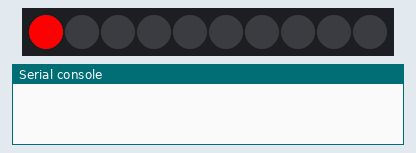
This program was run on a simulated MicroPython board. Shown: 10 RGB LEDs in strip order, left to right, the last lines printed to the serial console. At 29.0 s the program stops and its outputs stay as they are.

Above: at 0.1 s.
At 9.1 s:
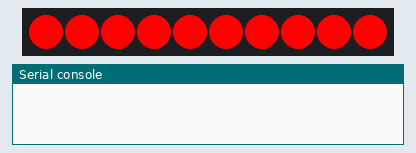
At 14.1 s:
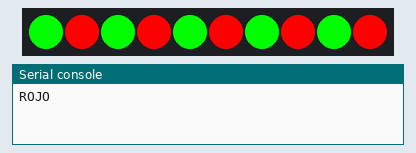
At 18.1 s:
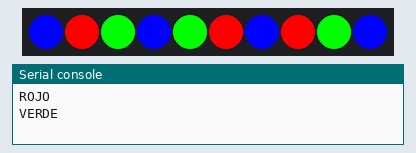
At 23.1 s:
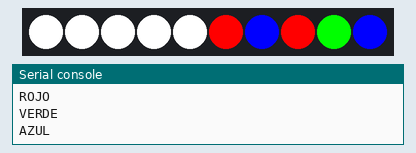
At 28.1 s:
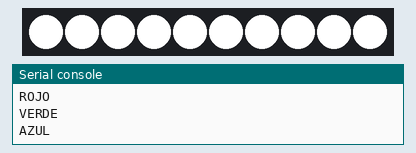

The program:

neopixel_RGB.py
```python
import machine, neopixel, time

numero_leds=10
pin_salida=15

np = neopixel.NeoPixel(machine.Pin(pin_salida), numero_leds)
#ROJO
for led in range(0,numero_leds,1):
    np[led]=(255,0,0)
    np.write()
    time.sleep(1)
print("ROJO")
#VERDE
for led in range(0,numero_leds,2):
    np[led]=(0,255,0)
    np.write()
    time.sleep(1)
print("VERDE")
#AZUL
for led in range(0,numero_leds,3):
    np[led]=(0,0,255)
    np.write()
    time.sleep(1)
print("AZUL")
#BLANCO
for led in range(0,numero_leds,1):
    np[led]=(255,255,255)
    np.write()
    time.sleep(1)
print("BLANCO")

#APAGAR
for led in range(0,numero_leds):
    np[led]=(0,0,0)
    np.write()
print("APAGADO")
```

Measured:
- what the display in image 1 shows lasts 1.0 s, from 9.0 s to 10.0 s
